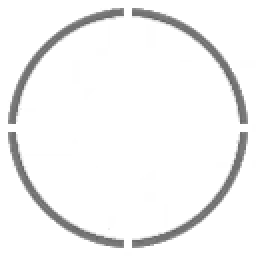
#> input picture painting /photo/aim/siteM16.png, 128 x 128 px (shown 2 times larger)
$ python -i hudcut.py   (imports and definitions only)
#> lines starting #> are read from the running program, lines starting #| are printed output that depends on the picture
import numpy as np
from PIL import Image
import zipfile
import io
import random
from aiogram import Router, types, F, Bot
from aiogram.types import Message, CallbackQuery, BufferedInputFile
from aiogram.filters import Command
from aiogram.enums import ParseMode
import asyncio
from concurrent.futures import ThreadPoolExecutor
from start.start import check_subscription

# [1 line that did not run here, left out]
executor = ThreadPoolExecutor(max_workers=4)

# [3 lines not run here, left out]

def _process_image_sync(file: io.BytesIO):
#> called with file = '../painting /photo/aim/siteM16.png'
    img = Image.open(file).convert("RGBA")
#> img is the input picture: PIL image 128x128 RGBA; mean R, G, B, A 93.1, 93.1, 93.1, 15.4
    data = np.array(img)
    alpha = data[:, :, 3]
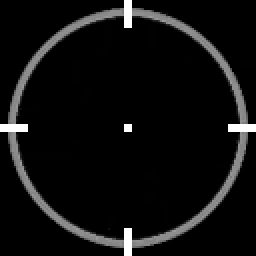
#> alpha: shape (128, 128) (shown 2 times larger); min 0, max 255, mean 15.4

#> (the run stopped early here; a loop or call above may not have finished)
